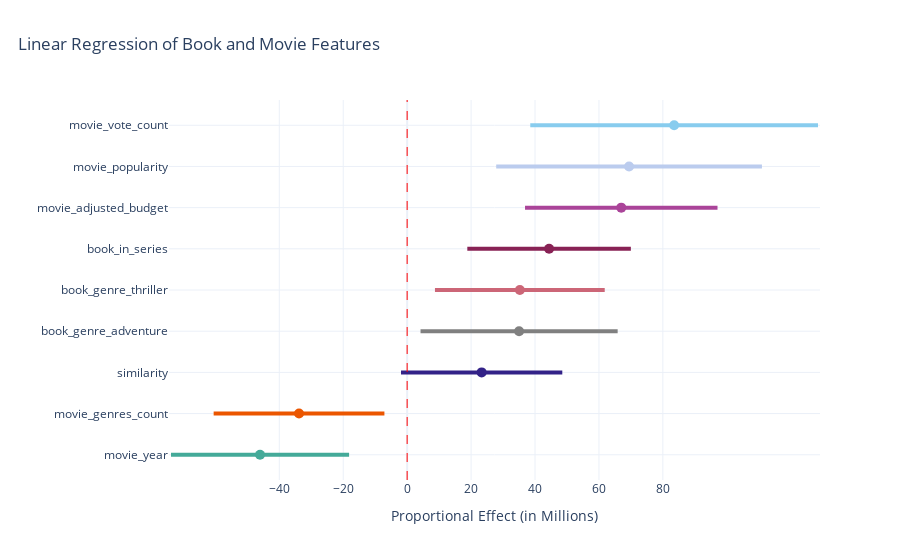

Notebook cell for this chart:
### Code cell
import plotly.graph_objects as go
import matplotlib.pyplot as plt

to_include = results.params[results.pvalues < 0.10][1:].sort_values() # get only those with significant pvalues
confidence_intervals = results.conf_int().loc[to_include.index]
ci_values = confidence_intervals.values
colors = [color_palette.get(feature, "#eb5600") for feature in to_include.index]  

fig = go.Figure()

fig.add_trace(go.Scatter(
    x=to_include.values / 1e6,  # Scale x-axis values to 1e6
    y=to_include.index,
    mode='markers',
    marker=dict(size=10, color=colors),
    name="Proportional Effect",
    hoverinfo="text",
    text=[
        f"Feature: {feature}<br>Proportional Effect: {effect / 1e6:.2f} Millions<br>CI: ({ci[0] / 1e6:.2f} Millions, {ci[1] / 1e6:.2f} Millions)"
        for feature, effect, ci in zip(to_include.index, to_include.values.astype(float), ci_values.astype(float))
    ]
))


for i, (ci, color) in enumerate(zip(ci_values, colors)):
    fig.add_shape(
        type="line",
        x0=ci[0] / 1e6,  # Lower CI bound
        x1=ci[1] / 1e6,  # Upper CI bound
        y0=i,  
        y1=i,  
        line=dict(color=color, width=4, dash='solid')  
    )

fig.add_vline(
    x=0,
    line=dict(color="red", width=1, dash='dash'),
)
fig.update_layout(
    title=dict(
        text="Linear Regression of Book and Movie Features",  # Bold the title
        x=0.02,  
    ),
    xaxis=dict(
        title="Proportional Effect (in Millions)",
        tickvals=[-40, -20, 0, 20, 40, 60, 80],
    ),

    yaxis=dict(
        title="",
        tickmode="array",
        tickvals=list(range(len(to_include.index))),
        ticktext=list(to_include.index)
    ),
    template="plotly_white",
    width=None,
    height=None
)

fig.show()

### Figure 1 — Plotly figure (JSON) as saved in the notebook; plotly's stock layout.template omitted (floating-point values rounded to 4 significant figures)
{"data": [{"hoverinfo": "text", "marker": {"color": ["#44AA99", "#eb5600", "#332288", "grey", "#CC6677", "#882255", "#AA4499", "#BBCCEE", "#88CCEE"], "size": 10}, "mode": "markers", "name": "Proportional Effect", "text": ["Feature: movie_year<br>Proportional Effect: -46.02 Millions<br>CI: (-73.88 Millions, -18.16 Millions)", "Feature: movie_genres_count<br>Proportional Effect: -33.82 Millions<br>CI: (-60.53 Millions, -7.11 Millions)", "Feature: similarity<br>Proportional Effect: 23.31 Millions<br>CI: (-1.92 Millions, 48.53 Millions)", "Feature: book_genre_adventure<br>Proportional Effect: 35.02 Millions<br>CI: (4.19 Millions, 65.86 Millions)", "Feature: book_genre_thriller<br>Proportional Effect: 35.26 Millions<br>CI: (8.70 Millions, 61.81 Millions)", "Feature: book_in_series<br>Proportional Effect: 44.41 Millions<br>CI: (18.82 Millions, 69.99 Millions)", "Feature: movie_adjusted_budget<br>Proportional Effect: 66.98 Millions<br>CI: (36.88 Millions, 97.09 Millions)", "Feature: movie_popularity<br>Proportional Effect: 69.43 Millions<br>CI: (27.86 Millions, 111.00 Millions)", "Feature: movie_vote_count<br>Proportional Effect: 83.52 Millions<br>CI: (38.52 Millions, 128.53 Millions)"], "type": "scatter", "x": [-46.02, -33.82, 23.31, 35.02, 35.26, 44.41, 66.98, 69.43, 83.52], "y": ["movie_year", "movie_genres_count", "similarity", "book_genre_adventure", "book_genre_thriller", "book_in_series", "movie_adjusted_budget", "movie_popularity", "movie_vote_count"]}], "layout": {"shapes": [{"line": {"color": "#44AA99", "dash": "solid", "width": 4}, "type": "line", "x0": -73.88, "x1": -18.16, "y0": 0, "y1": 0}, {"line": {"color": "#eb5600", "dash": "solid", "width": 4}, "type": "line", "x0": -60.53, "x1": -7.113, "y0": 1, "y1": 1}, {"line": {"color": "#332288", "dash": "solid", "width": 4}, "type": "line", "x0": -1.919, "x1": 48.53, "y0": 2, "y1": 2}, {"line": {"color": "grey", "dash": "solid", "width": 4}, "type": "line", "x0": 4.187, "x1": 65.86, "y0": 3, "y1": 3}, {"line": {"color": "#CC6677", "dash": "solid", "width": 4}, "type": "line", "x0": 8.702, "x1": 61.81, "y0": 4, "y1": 4}, {"line": {"color": "#882255", "dash": "solid", "width": 4}, "type": "line", "x0": 18.82, "x1": 69.99, "y0": 5, "y1": 5}, {"line": {"color": "#AA4499", "dash": "solid", "width": 4}, "type": "line", "x0": 36.88, "x1": 97.09, "y0": 6, "y1": 6}, {"line": {"color": "#BBCCEE", "dash": "solid", "width": 4}, "type": "line", "x0": 27.86, "x1": 111.0, "y0": 7, "y1": 7}, {"line": {"color": "#88CCEE", "dash": "solid", "width": 4}, "type": "line", "x0": 38.52, "x1": 128.5, "y0": 8, "y1": 8}, {"line": {"color": "red", "dash": "dash", "width": 1}, "type": "line", "x0": 0, "x1": 0, "xref": "x", "y0": 0, "y1": 1, "yref": "y domain"}], "title": {"text": "Linear Regression of Book and Movie Features", "x": 0.02}, "xaxis": {"tickvals": [-40, -20, 0, 20, 40, 60, 80], "title": {"text": "Proportional Effect (in Millions)"}}, "yaxis": {"tickmode": "array", "ticktext": ["movie_year", "movie_genres_count", "similarity", "book_genre_adventure", "book_genre_thriller", "book_in_series", "movie_adjusted_budget", "movie_popularity", "movie_vote_count"], "tickvals": [0, 1, 2, 3, 4, 5, 6, 7, 8], "title": {"text": ""}}}}
